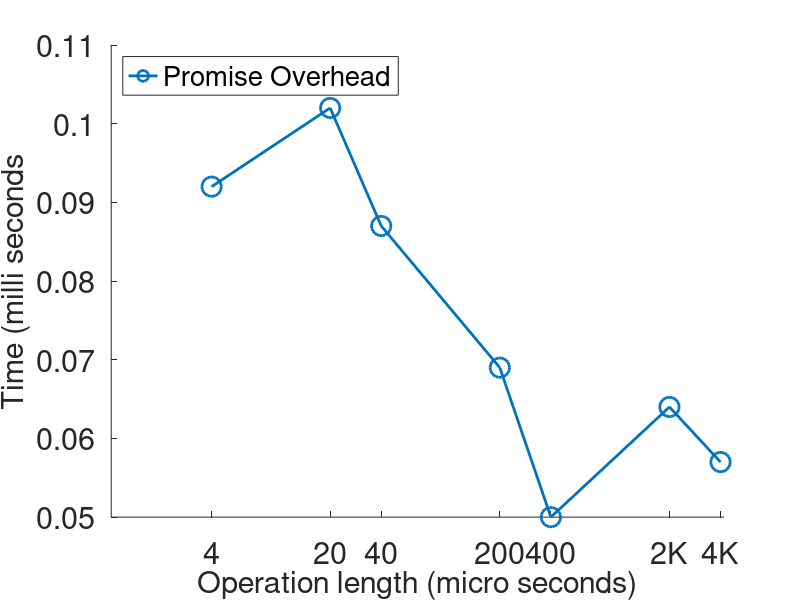
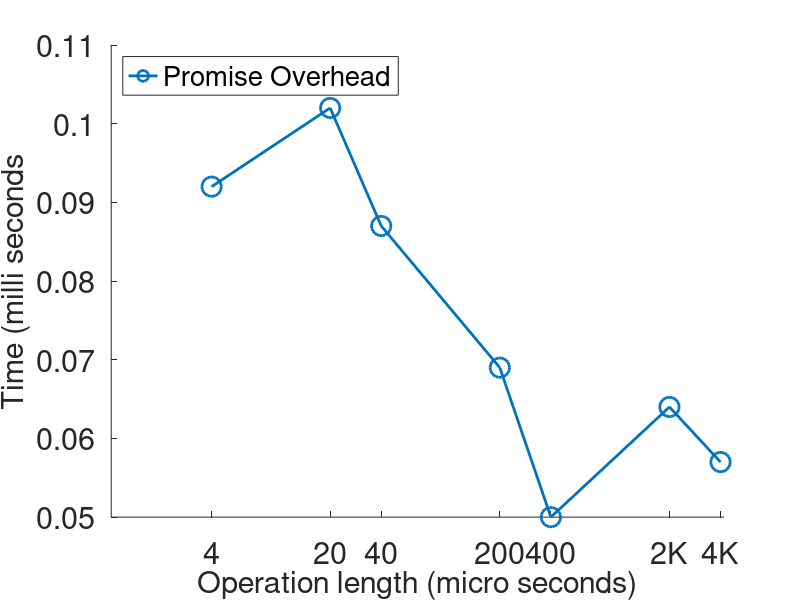

The MATLAB script that drew these images, in order:
fig1=figure;

ax=axes('FontSize', 22,'Parent',fig1);
xlabel('Operation length (micro seconds)' ,'FontSize',22);
ylabel('Time (milli seconds' ,'FontSize',22);
%title('HIT RATIO + Random Lookup + quorums-master-config-2-1-random-opt.txt');
hold on; % for matlab 6
unit = 1000;
X_labels = [1*unit 5*unit 10*unit 50*unit 100*unit 500*unit 1000*unit];
%[ 0.005 0.019  0.036 0.178 0.349 1.737 3.476]
%axis(ax, [0 inf 0 inf])

var_0 = [0.092 0.102 0.087 0.069 0.050 0.064 0.057];
plot(log2(X_labels), var_0, '-o', 'MarkerSize', 14 , 'LineWidth',  2);

% var_1 = [1.619 1.612 1.600 1.564];
% plot(X_labels, var_1, '-.+', 'MarkerSize', 14 , 'LineWidth',  2);
% var_2 = [0.5218 0.741 0.8506 0.9096 0.9424 0.9706 0.9792 0.9888 0.989];
% plot(X_labels, var_2, '--*', 'MarkerSize', 14 , 'LineWidth',  2);
% var_3 = [0.5244 0.7364 0.8152 0.87 0.9262 0.943 0.9598 0.9696 0.9816];
% plot(X_labels, var_3, ':x', 'MarkerSize', 14 , 'LineWidth',  2);
% var_4 = [0.471 0.6516 0.7484 0.8306 0.8742 0.9188 0.943 0.9582 0.9682];
% plot(X_labels, var_4, '--s', 'MarkerSize', 14 , 'LineWidth',  2, 'MarkerFaceColor', [0 0 0], 'MarkerSize', 14);

leg = legend('Promise Overhead');
set(leg, 'FontSize', 20, 'Location', 'NorthWest');
set(gca,'XTick', log2(X_labels));
set(gca,'XTickLabel', {'4' '20'  '40' '200', '400' '2K'  '4K'});

print -depsc2 f3_Promise.eps
print -djpeg  f3_Promise.jpeg
